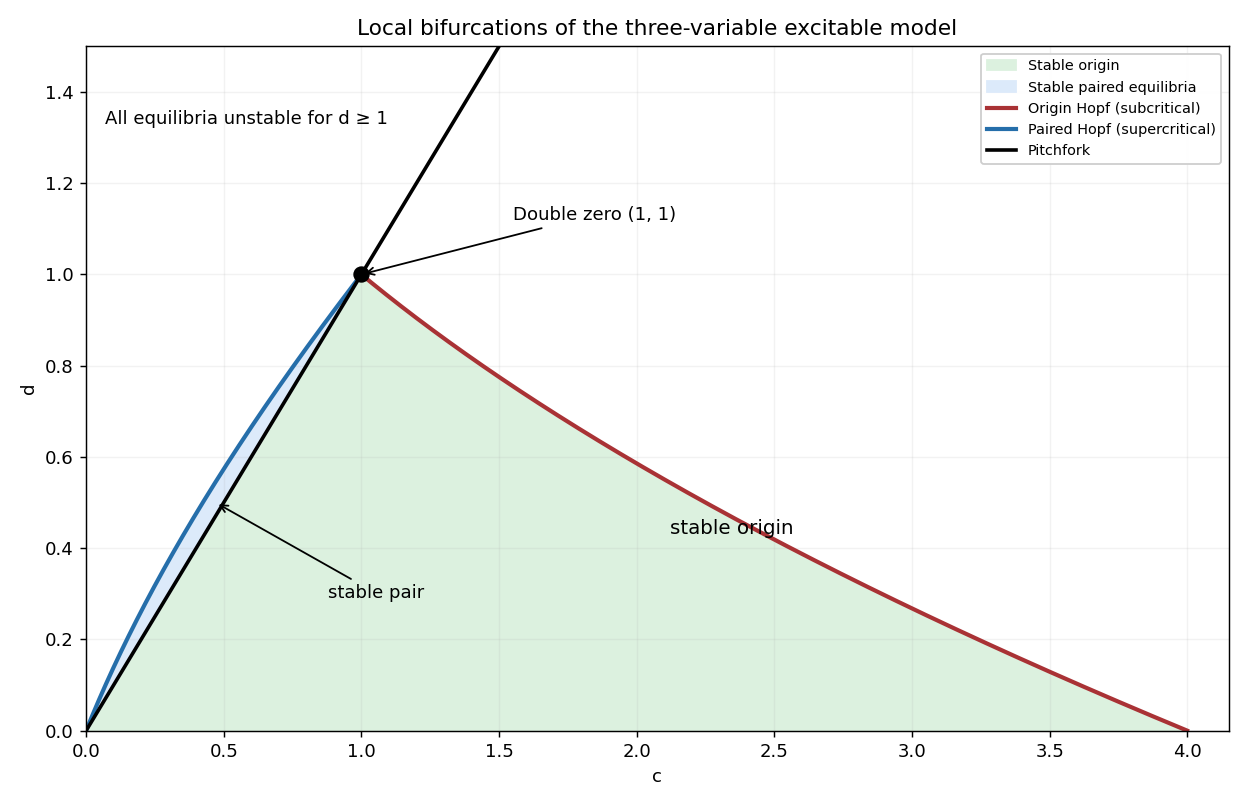

Generate this figure with Python:
"""Original local bifurcation diagram; Python 3.14, NumPy 2.3, Matplotlib 3.10.
Write an opaque PNG basename to the caller's CWD; respect caller MPLCONFIGDIR.
"""
import numpy as np
import matplotlib
matplotlib.use('Agg')
import matplotlib.pyplot as plt

d=np.linspace(.0001,.9999,1000)
c0=(d-2)**2
cn=d*(8+4*d-d*d)/(12-d)
fig,ax=plt.subplots(figsize=(9.6,6.2),dpi=130,facecolor='white')
ax.fill_betweenx(d,d,c0,color='#dcf1df',label='Stable origin')
ax.fill_betweenx(d,cn,d,color='#dceafa',label='Stable paired equilibria')
ax.plot(c0,d,color='#a93235',lw=2.3,label='Origin Hopf (subcritical)')
ax.plot(cn,d,color='#256eaa',lw=2.3,label='Paired Hopf (supercritical)')
dp=np.linspace(0,1.5,400)
ax.plot(dp,dp,'k-',lw=2,label='Pitchfork')
ax.scatter([1],[1],s=65,color='black',zorder=5)
ax.annotate('Double zero (1, 1)',(1,1),xytext=(1.55,1.12),arrowprops={'arrowstyle':'->'})
ax.text(2.12,.43,'stable origin',fontsize=11)
ax.annotate('stable pair',(.47,.50),xytext=(.88,.29),arrowprops={'arrowstyle':'->'},fontsize=10)
ax.text(.07,1.33,'All equilibria unstable for d ≥ 1',fontsize=10)
ax.set(xlim=(0,4.15),ylim=(0,1.5),xlabel='c',ylabel='d',title='Local bifurcations of the three-variable excitable model')
ax.grid(alpha=.16);ax.legend(loc='upper right',fontsize=8,framealpha=.96)
fig.tight_layout();fig.savefig('paper-51-fitzhugh-bifurcations.png',facecolor='white',transparent=False)
plt.close(fig)
